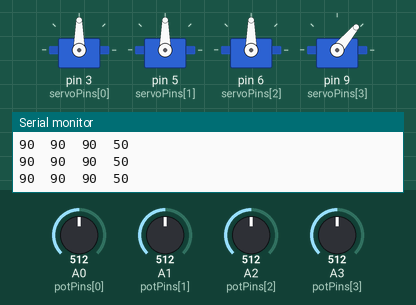
Recording of a sketch running on a simulated Arduino Uno, built with avr-gcc and run on an emulated ATmega328P. Parts: 4 × servo, the last lines printed to the serial monitor. Inputs (shaded band) come from the test bench; at power-on: A0 (potPins[0]) = 512, A1 (potPins[1]) = 512, A2 (potPins[2]) = 512, A3 (potPins[3]) = 512.

Above: at 1.2 s.
1.3 s: A0 (potPins[0]) set to 564
At 1.45 s:
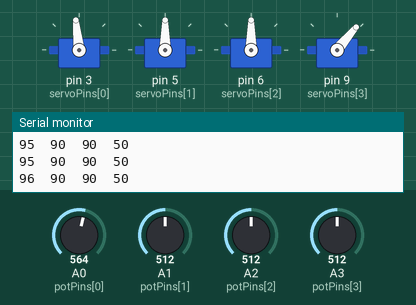
4.3 s: A0 (potPins[0]) set to 581
At 4.9 s:
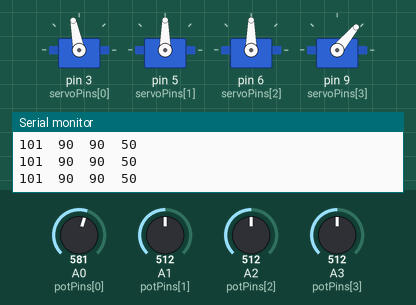
5.9 s: A1 (potPins[1]) set to 716
At 7.5 s:
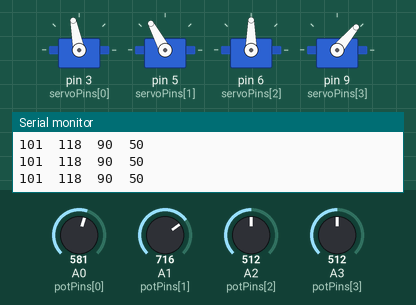
7.8 s: A2 (potPins[2]) set to 568
At 7.98 s:
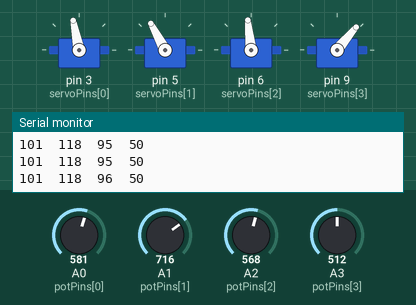
10.8 s: A2 (potPins[2]) set to 597
At 11.5 s:
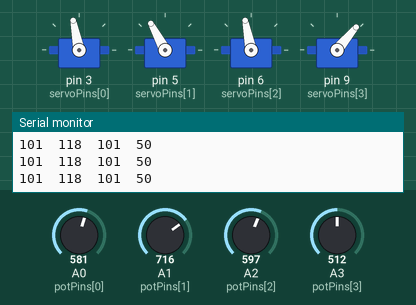
12.4 s: A3 (potPins[3]) set to 716
At 13.8 s:
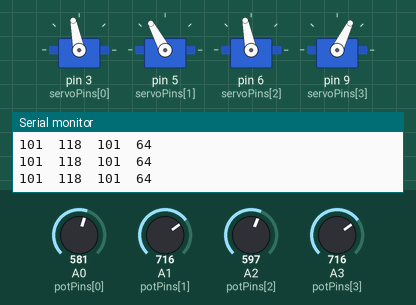
Timing chart, 0 to 15.2 s (numbered marks = the images above; inputs shaded):
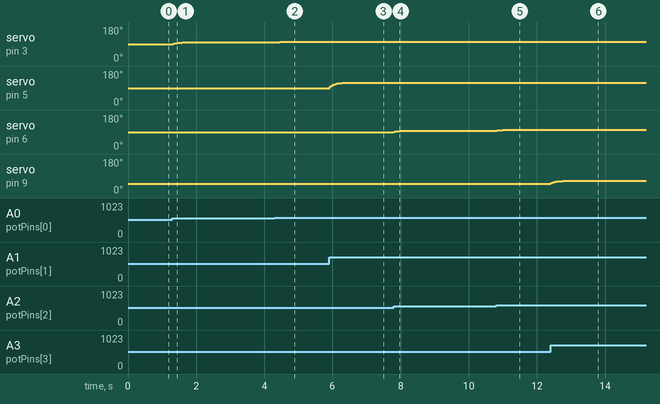

Measured:
- after the input at 1.3 s, servo on pin 3 (servoPins[0]): 90° → 96° at once, → 97° 0.19 s later, → 98° 0.09 s later
- after the input at 4.3 s, servo on pin 3 (servoPins[0]): 98° → 100° at once, → 101° 0.13 s later
- after the input at 5.9 s, servo on pin 5 (servoPins[1]): moves from 90° to 118° over 0.43 s, starting at once
- after the input at 7.8 s, servo on pin 6 (servoPins[2]): 90° → 96° at once, → 97° 0.26 s later
- after the input at 10.8 s, servo on pin 6 (servoPins[2]): 97° → 99° at once, → 100° 0.09 s later, → 101° 0.09 s later
- after the input at 12.4 s, servo on pin 9 (servoPins[3]): moves from 50° to 64° over 0.35 s, starting at once

The sketch:

01_Potentiometer_Arm.ino
```cpp
/*
  ============================================================
  ROBOTIC ARM (4 servos controlled by 4 potentiometers)
  ============================================================
  Board  : Arduino UNO / Nano
  Parts  : 4x servo (SG90 / MG90S / MG996R), 4x 10k potentiometer,
           external 5-6 V power supply for the servos (2 A or more)

  Each knob moves one joint: Base, Shoulder, Elbow, Gripper.
  Movement is smoothed so the arm doesn't shake.

  Wiring:
    Base     pot -> A0     Base     servo -> D3
    Shoulder pot -> A1     Shoulder servo -> D5
    Elbow    pot -> A2     Elbow    servo -> D6
    Gripper  pot -> A3     Gripper  servo -> D9
    Pot outer pins -> 5V and GND, middle pin -> A0..A3

    Servo RED (+)   -> external 5-6 V supply +
    Servo BROWN (-) -> external supply -  AND Arduino GND
    Never power 4 servos from the Arduino 5V pin!
  ============================================================
*/

#include <Servo.h>

const int potPins[4]   = {A0, A1, A2, A3};
const int servoPins[4] = {3, 5, 6, 9};

// Safe angle limits for each joint (change for your arm)
const int minAngle[4] = {0,   15,  15,  10};
const int maxAngle[4] = {180, 165, 165, 90};

Servo joints[4];
float currentAngle[4];

void setup() {
  Serial.begin(9600);
  for (int i = 0; i < 4; i++) {
    joints[i].attach(servoPins[i]);
    currentAngle[i] = readTarget(i);
    joints[i].write((int)currentAngle[i]);
  }
}

void loop() {
  for (int i = 0; i < 4; i++) {
    int target = readTarget(i);
    // smooth movement: move 15% of the way each loop
    currentAngle[i] += (target - currentAngle[i]) * 0.15;
    joints[i].write((int)currentAngle[i]);

    Serial.print((int)currentAngle[i]);
    Serial.print(i < 3 ? "\t" : "\n");
  }
  delay(20);
}

int readTarget(int i) {
  int value = analogRead(potPins[i]);
  return map(value, 0, 1023, minAngle[i], maxAngle[i]);
}
```
